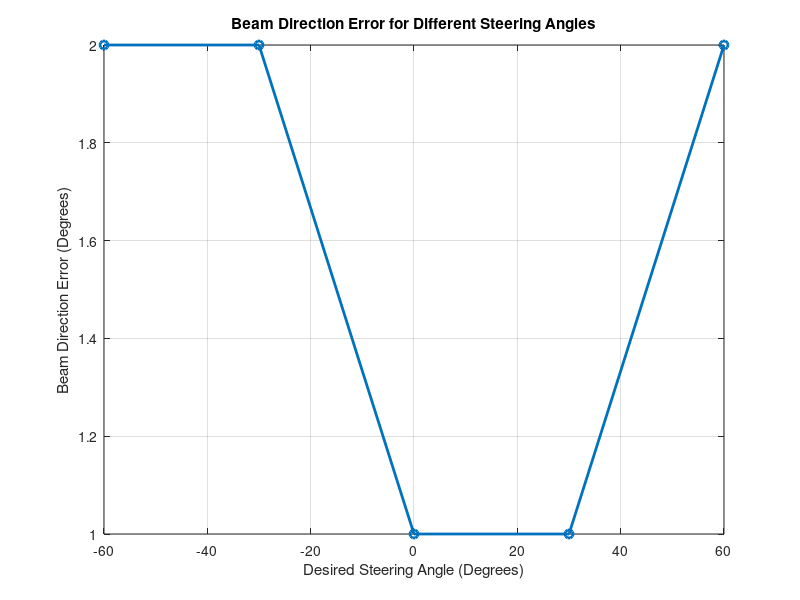

Reproduce this figure in MATLAB.
clc;
clear;
close all;
desired = [-60 -30 0 30 60]; % Desired Steering Angle (degrees)
actual = [-58 -32 1 29 62]; % Actual Beam Direction (degrees)
error = abs(desired - actual); % Beam Direction Error
figure
plot(desired, error, 'o-', 'LineWidth', 2)
grid on
xlabel('Desired Steering Angle (Degrees)')
ylabel('Beam Direction Error (Degrees)')
title('Beam Direction Error for Different Steering Angles')
